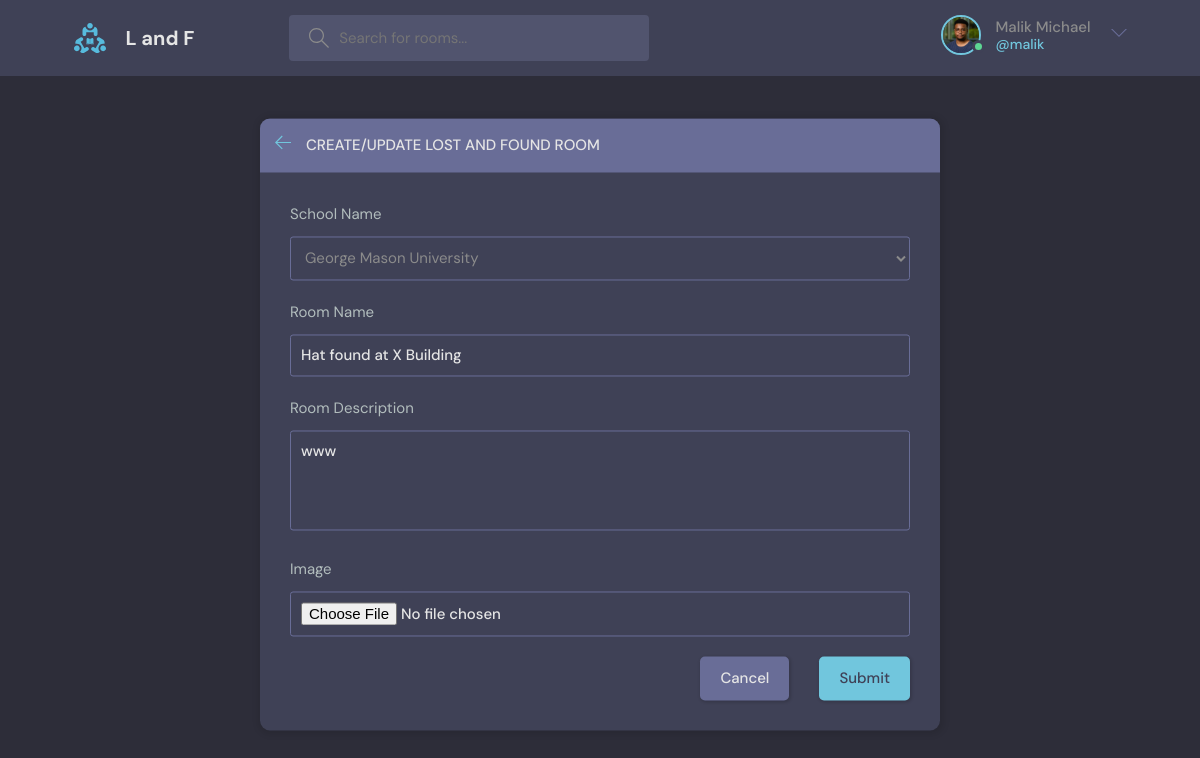
The page /update-room/6/ (signed in) on the database its author committed.
### base/models.py (models this page shows, shortened)
class User(AbstractUser):
    name = models.CharField(max_length=200, null=True)
    email = models.EmailField(unique=True, null=True)
    bio = models.TextField(null=True)
    avatar = models.ImageField(null=True, default="avatar.svg")
    USERNAME_FIELD = 'email'
    REQUIRED_FIELDS = []

class Room(models.Model):
    host = models.ForeignKey(User, on_delete=models.SET_NULL, null=True)
    school = models.ForeignKey(School, on_delete=models.SET_NULL, null=True)
    name = models.CharField(max_length=200)
    description = models.TextField(null=True, blank=True)
    image = models.ImageField(null=True)
    participants = models.ManyToManyField(User, related_name='participants', blank=True)
    updated = models.DateTimeField(auto_now=True)
    created = models.DateTimeField(auto_now_add=True)
    class Meta:
        ordering = ['-updated', '-created']

### base/views.py (the view, shortened to what this page needs)
# urls.py: path('update-room/<str:pk>/', views.updateRoom, name="update-room"),
@login_required(login_url='login')
def updateRoom(request, pk):
    room = Room.objects.get(id=pk)
    form = RoomForm(instance=room)
    schools = School.objects.all()
    if request.user != room.host:
        return HttpResponse("You're not allowed here!")
    context = {'form': form, 'schools': schools, 'room': room}
    return render(request, 'base/room_form.html', context)

### base/forms.py
class RoomForm(ModelForm):
    class Meta:
        model = Room
        fields = '__all__'
        exclude = ['host','participants']

### base/templates/base/room_form.html (shortened to what this page needs)
{% extends 'main.html' %}
{% block content %}
  <main class="create-room layout">
    <div class="container">
      <div class="layout__box">
        <div class="layout__boxHeader">
          <div class="layout__boxTitle">
            <a href="{% url 'home' %}">
              <svg version="1.1" xmlns="http://www.w3.org/2000/svg" width="32" height="32" viewBox="0 0 32 32">
                <title>arrow-left</title>
                <path
                  d="M13.723 2.286l-13.723 13.714 13.719 13.714 1.616-1.611-10.96-10.96h27.625v-2.286h-27.625l10.965-10.965-1.616-1.607z">
                </path>
              </svg>
            </a>
            <h3>Create/Update Lost and Found Room</h3>
          </div>
        </div>
        <div class="layout__body">
          <form class="form" action="" method="POST" enctype="multipart/form-data">
            <div class="form__group">
              <label for="room_school">School Name</label>
                <select id="room_school" name='school'>
                  {% for school in schools %}
                  <option value="{{school.name}}">{{school.name}}</option>
                  {% endfor %}
                </select>
            </div>
            <div class="form__group">
              <label for="room_name">Room Name</label>
              {{form.name}}
            </div>
            <div class="form__group">
              <label for="room_description">Room Description</label>
              {{form.description}}
            </div>
            <div class="form__group">
              <label for="room_image">Image</label>
              {{form.image}}
            </div>
            <div class="form__action">
              <a class="btn btn--dark" href="{% url 'home' %}">Cancel</a>
              <button class="btn btn--main" type="submit">Submit</button>
            </div>
          </form>
        </div>
      </div>
    </div>
  </main>
{% endblock content %}

### templates/navbar.html (shortened to what this page needs)
{% load static %}
<header class="header header--loggedIn">
    <div class="container">
      <a href="{% url 'home' %}" class="header__logo">
        <img src="{% static 'images/logo.svg' %}" />
        <h1>L and F</h1>
      </a>
      <form class="header__search" method="GET" action="{% url 'home' %}">
        <label>
          <input name="q" placeholder="Search for rooms..." />
        </label>
      </form>
      <nav class="header__menu">
        {% if request.user.is_authenticated %}
        <div class="header__user">
          <a href="{% url 'user-profile' request.user.id%}">
            <div class="avatar avatar--medium active">
              <img src="{{request.user.avatar.url}}" />
            </div>
            <p>{{request.user.name}} <span>@{{request.user.username}}</span></p>
          </a>
          <button class="dropdown-button">
            <svg version="1.1" xmlns="http://www.w3.org/2000/svg" width="32" height="32" viewBox="0 0 32 32">
              <title>chevron-down</title>
              <path d="M16 21l-13-13h-3l16 16 16-16h-3l-13 13z"></path>
            </svg>
          </button>
        </div>
        {% else %}
        <a href={% url 'login' %}>
          <img src="{% static 'images/avatar.svg' %}" />
          <p>Login</p>
        </a>
        {% endif %}
      </nav>
    </div>
  </header>

### rows shown on the page
User: user.avatar (picture), user.name "Malik Michael", user.username "malik"
Room: name "Hat found at X Building", description "www"

### other values the page prints
form field school "George Mason University"
